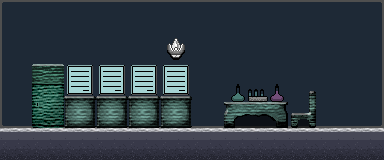

Below is a game level as drawn by its tile map, then a one-line description and the .tmx that defines it (tile-layer data replaced by summaries):
An orthogonal 12x5 tile map with 32x32 px tiles, 3 tile layers (tile1, tile2, tile3), 1 hidden layer not drawn and 9 objects.

<map version="1.0" orientation="orthogonal" renderorder="right-down" width="12" height="5" tilewidth="32" tileheight="32" nextobjectid="44">
 <properties>
  <property name="scene" value="11" />
  <property name="showlight" value="1" />
 </properties>
 <tileset firstgid="1" name="tileset" tilewidth="32" tileheight="32" spacing="4" tilecount="784">
  <image source="tileset.png" width="1024" height="1024" />
 </tileset>
 <layer name="tile1" width="12" height="5">
  <data>[60 cells, 60 non-empty, 10 distinct tile ids]</data>
 </layer>
 <layer name="tile2" width="12" height="5">
  <data>[60 cells, 15 non-empty, 9 distinct tile ids]</data>
 </layer>
 <layer name="tile3" width="12" height="5">
  <data>[60 cells, 4 non-empty, 4 distinct tile ids]</data>
 </layer>
 <objectgroup name="objcollision">
  <object id="2" x="0" y="130" width="384" height="30">
   <properties>
    <property name="typeid" value="0" />
   </properties>
  </object>
  <object id="27" x="0" y="64" width="2" height="64">
   <properties>
    <property name="typeid" value="1" />
   </properties>
  </object>
 </objectgroup>
 <objectgroup name="objpath" />
 <objectgroup name="objact">
  <properties>
   <property name="parts" value="2" />
   <property name="type" value="1" />
   <property name="typeid" value="0" />
  </properties>
  <object id="8" x="0" y="64" width="4" height="64">
   <properties>
    <property name="nextdoor" value="0" />
    <property name="nextscene" value="12" />
    <property name="side" value="2" />
    <property name="type" value="0" />
    <property name="typeid" value="1" />
   </properties>
  </object>
  <object id="31" x="144" y="16" width="64" height="64">
   <properties>
    <property name="type" value="2" />
   </properties>
   <ellipse />
  </object>
  <object id="38" x="328" y="64" width="4" height="64">
   <properties>
    <property name="nextdoor" value="1" />
    <property name="nextscene" value="10" />
    <property name="side" value="1" />
    <property name="type" value="0" />
    <property name="typeid" value="0" />
   </properties>
  </object>
  <object id="39" x="172" y="72" width="8" height="56">
   <properties>
    <property name="parts" value="2" />
    <property name="type" value="1" />
    <property name="typeid" value="0" />
   </properties>
  </object>
  <object id="41" x="140" y="72" width="8" height="56">
   <properties>
    <property name="parts" value="2" />
    <property name="type" value="1" />
    <property name="typeid" value="1" />
   </properties>
  </object>
  <object id="42" x="108" y="72" width="8" height="56">
   <properties>
    <property name="parts" value="2" />
    <property name="type" value="1" />
    <property name="typeid" value="2" />
   </properties>
  </object>
  <object id="43" x="76" y="72" width="8" height="56">
   <properties>
    <property name="parts" value="3" />
    <property name="type" value="1" />
    <property name="typeid" value="3" />
   </properties>
  </object>
 </objectgroup>
 <layer name="tiledefinition" width="12" height="5" visible="0" opacity="0.9">
  <data>[60 cells, 40 non-empty, 3 distinct tile ids]</data>
 </layer>
</map>
